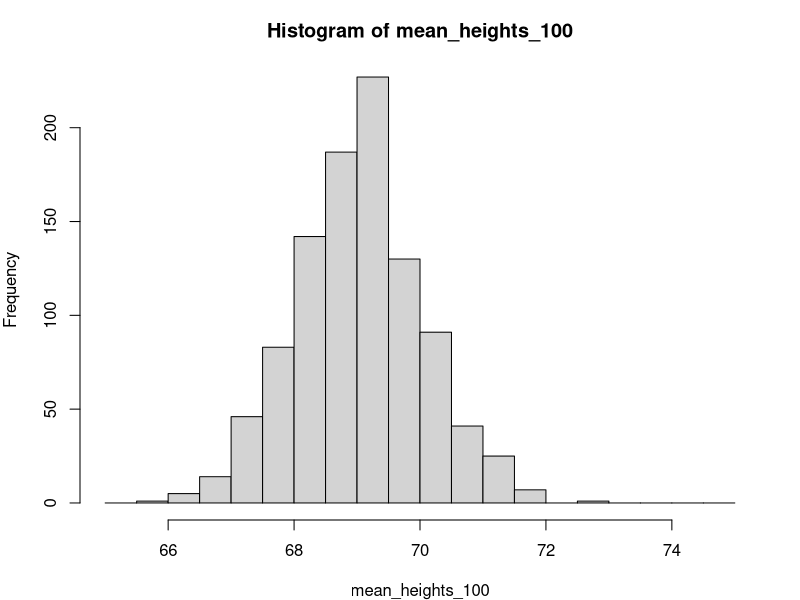
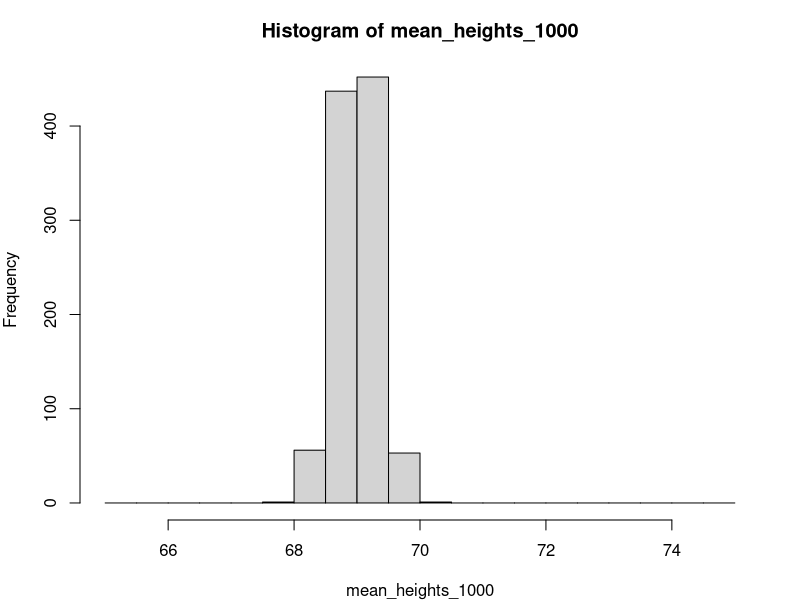
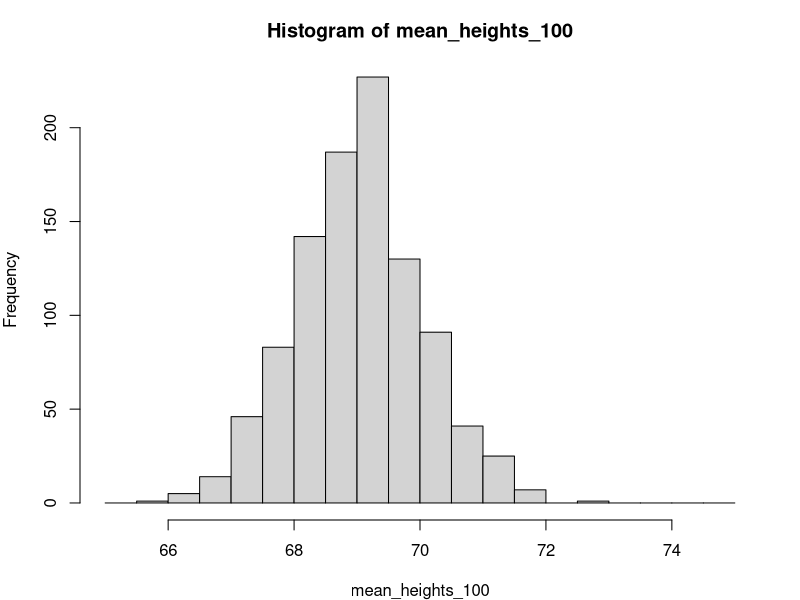
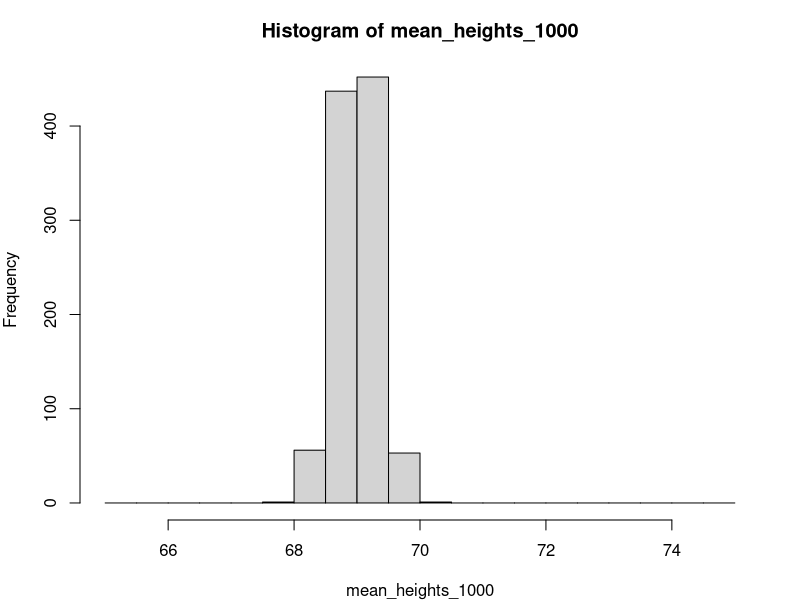
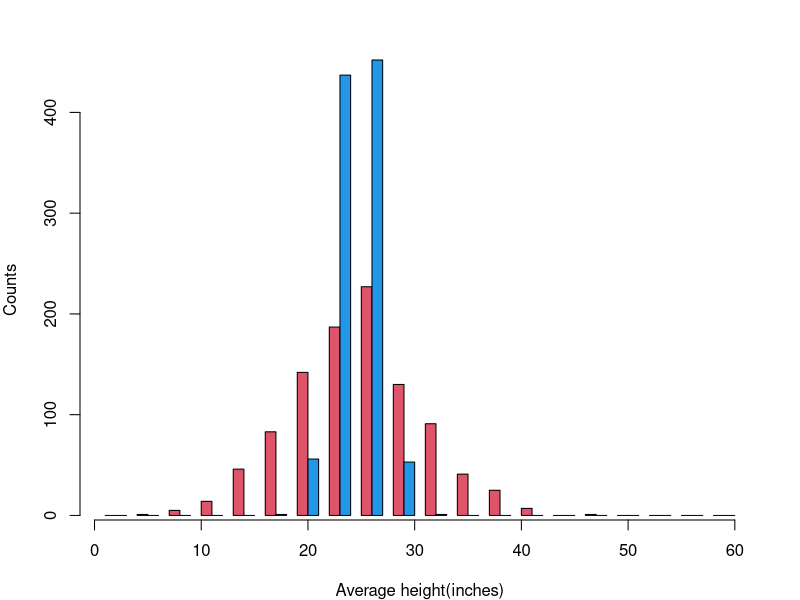

Source code (R) for these figures, in order:
### 1 ###
call_heights <- function(x,arg1)
  rnorm(x,mean = 69, sd = 10)
heights <- call_heights(1000)

### 2 ###
mean(heights)

### 3 ###
mean_heights_100 <- c()
for (i in 1:1000) {
  mean_heights_100[i] <- mean(call_heights(100))
  }


### 4 ###
mean_heights_1000 <- c()
for (i in 1:1000) {
  mean_heights_1000[i] <- mean(call_heights(1000))
}

### 5 ###
par(mfrow=c(1,1), mar=c(4, 4, 3, 2)) 
bins <- seq(65,75,0.5)
hist(mean_heights_100,breaks=bins)$breaks
hist(mean_heights_1000,breaks = bins)$breaks
counts_100<-hist(mean_heights_100,breaks=bins)$counts
counts_1000 <- hist(mean_heights_1000,breaks=bins)$counts
barplot(rbind(counts_100,counts_1000), col = c(2,4), beside = T, xlab= "Average height(inches)", ylab = "Counts")
axis(1,at = NULL, labels = TRUE, tick = TRUE)
